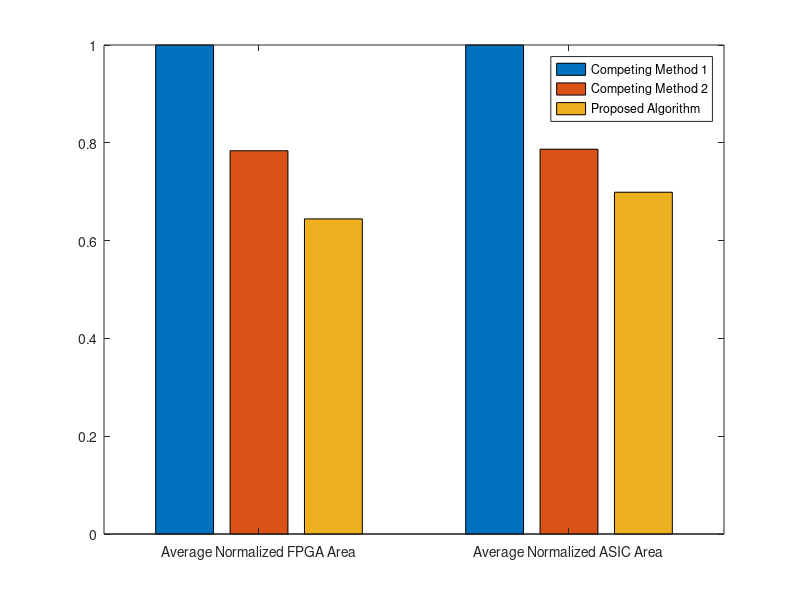

Write the MATLAB code that produced this figure.
data = [1 0.783764869	0.644399973; 1 0.786905777	0.698938178];
uniNames = {'Competing Method 1','Competing Method 2','Proposed Algorithm'};
b = bar(data);
legend(b,uniNames);
x = {'Average Normalized FPGA Area','Average Normalized ASIC Area'};
set(gca, 'XTickLabel', x)
